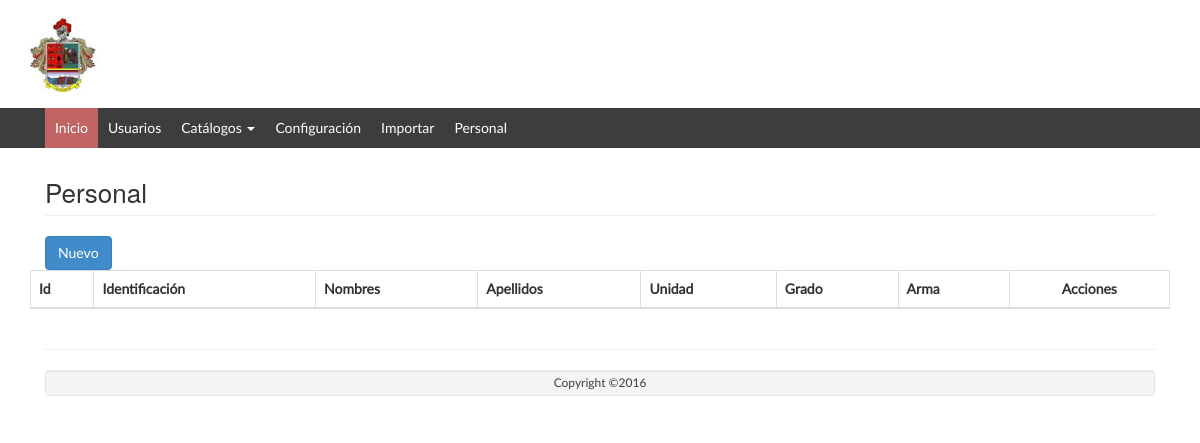
Before: /Persona/listar/ with the older database file.
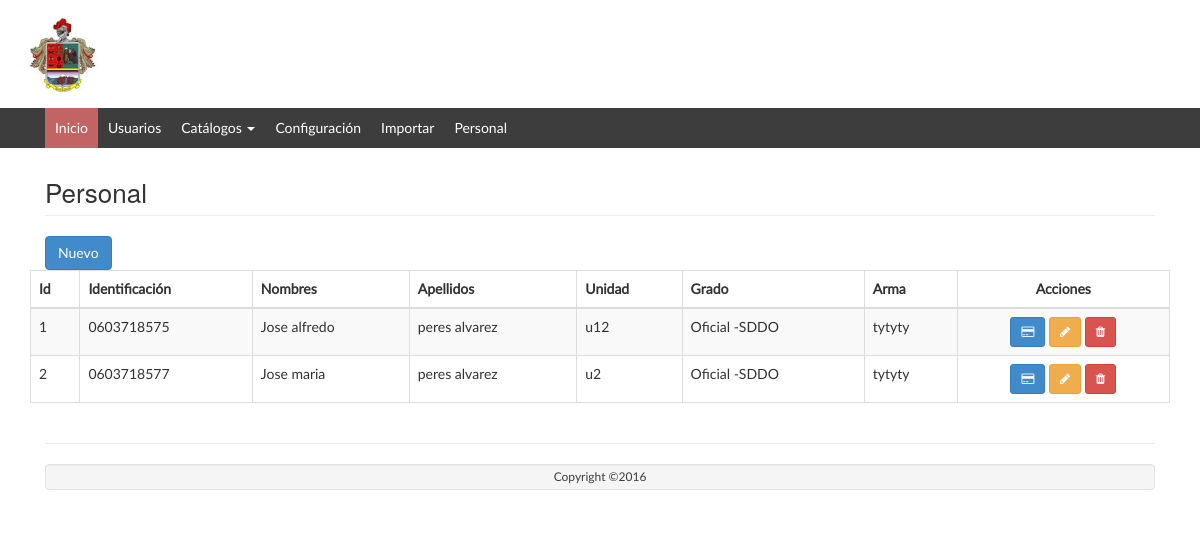
After: the same page with the newer database file.
### tables this page shows
CREATE TABLE `persona` (
  `id` int(11) NOT NULL AUTO_INCREMENT,
  `tipo_persona_id` int(11) NOT NULL,
  `unidad_id` int(11) NOT NULL,
  `grado_persona_id` int(11) NOT NULL,
  `identificacion` varchar(10) NOT NULL,
  `nombres` varchar(128) NOT NULL,
  `apellidos` varchar(128) NOT NULL,
  `arma` varchar(45) DEFAULT NULL,
  `telefono` varchar(10) DEFAULT NULL,
  `celular` varchar(10) DEFAULT NULL,
  `tarjeta` tinyint(4) NOT NULL DEFAULT '0',
  `usuario_id` int(11) DEFAULT '0',
  `activo` int(11) NOT NULL DEFAULT '1',
  PRIMARY KEY (`id`),
  KEY `fk_persona_unidad1_idx` (`unidad_id`),
  KEY `fk_persona_grado_persona1_idx` (`grado_persona_id`),
  KEY `fk_persona_tipo_persona1_idx` (`tipo_persona_id`),
  CONSTRAINT `fk_persona_grado_persona1` FOREIGN KEY (`grado_persona_id`) REFERENCES `grado_persona` (`id`) ON DELETE NO ACTION ON UPDATE NO ACTION,
  CONSTRAINT `fk_persona_tipo_persona1` FOREIGN KEY (`tipo_persona_id`) REFERENCES `tipo_persona` (`id`) ON DELETE NO ACTION ON UPDATE NO ACTION,
  CONSTRAINT `fk_persona_unidad1` FOREIGN KEY (`unidad_id`) REFERENCES `unidad` (`id`) ON DELETE NO ACTION ON UPDATE NO ACTION
);

CREATE TABLE `unidad` (
  `id` int(11) NOT NULL AUTO_INCREMENT,
  `nombre` varchar(128) NOT NULL,
  `descripcion` varchar(256) NOT NULL,
  `abreviatura` varchar(64) NOT NULL,
  `num_conscriptos` int(11) DEFAULT '0',
  `activo` tinyint(4) NOT NULL DEFAULT '1',
  `hora_inicio` time NOT NULL,
  `hora_fin` time NOT NULL,
  PRIMARY KEY (`id`)
);

CREATE TABLE `tipo_persona` (
  `id` int(11) NOT NULL AUTO_INCREMENT,
  `nombre` varchar(128) NOT NULL,
  `descripcion` varchar(256) NOT NULL,
  `activo` tinyint(4) NOT NULL DEFAULT '1',
  PRIMARY KEY (`id`)
);

CREATE TABLE `grado_persona` (
  `id` int(11) NOT NULL AUTO_INCREMENT,
  `nombre` varchar(128) NOT NULL,
  `descripcion` varchar(256) NOT NULL,
  `abreviatura` varchar(64) NOT NULL,
  `activo` tinyint(4) NOT NULL DEFAULT '1',
  PRIMARY KEY (`id`)
);

### app/controllers/PersonaController.php (called while the page is built, shortened)
<?php
require_once (PATH_MODELS . "/PersonaModel.php");
class PersonaController {
	public function listar() {
		$model = new PersonaModel();
		$datos = $model->getlistadoPersona();
		require_once PATH_VIEWS."/Persona/view.list.php";
	}
}

### index.php (called while the page is built, shortened)
<?php
if(isset($_GET['action'])){
	$redirect = ($_GET['action']!='')?$_GET['action']:"listar";
}
$controller = new $controllerName();
$controller->$redirect();
?>

### public/views/Persona/index.php (called while the page is built, shortened)
<?php
require_once("../../../index.php");
?>

### app/models/PersonaModel.php (called while the page is built, shortened)
<?php
require_once(PATH_MODELS."/BaseModel.php");
class PersonaModel {
	public function getlistadoPersona(){
		$model = new BaseModel();
		$sql = "select p.id, p.identificacion, p.nombres, p.apellidos, p.arma, u.abreviatura as unidad, g.abreviatura as grado, t.nombre from persona as p
				inner join unidad as u on u.id = p.unidad_id
				inner join grado_persona as g on g.id = p.grado_persona_id
				inner join tipo_persona as t on t.id = p.tipo_persona_id
				where p.activo = 1";
		return $model->execSql($sql, array(),true);
	}
}

### app/models/BaseModel.php (called while the page is built, shortened)
<?php
class BaseModel
{
	private $pdo;
	private function openConexion(){
		try{
			$this->pdo = new PDO('mysql:host='.HOSTNAME_DATABASE.';dbname='.DATABASE.';charset=utf8', USERNAME, PASSWORD);
			$this->pdo->setAttribute(PDO::ATTR_ERRMODE, PDO::ERRMODE_EXCEPTION);
		}
		catch(Exception $e){
			die($e->getMessage());
		}
	}
	private function closeConexion(){
		$this->pdo =  null;
	}
	public function execSql($sql,$parameters, $list = false, $obtainId = false){
		try	{
			$stm = $this->pdo->prepare($sql);
			$stm->execute($parameters);
			if($obtainId){
				$result = $this->pdo->lastInsertId();
			} else {
				if($list){
					$result = $stm->fetchAll(PDO::FETCH_OBJ);
				} else {
					$result = $stm->fetch(PDO::FETCH_OBJ);
				}
			}
		}catch(Exception $e){
			die($e->getMessage());
		}
		return $result;
	}
}

### public/views/Persona/view.list.php (the view, shortened to what this page needs)
<?php include_once PATH_TEMPLATE.'/header.php';?>
<div class="row">
	<div class="col-lg-12">
    	<h1 class="page-header">Personal</h1>
   	</div>
</div>
<div class="row">
	<div class="col-lg-12">
		<button class="btn btn-primary" id="modalOpen">
			<i class="glyphicon glyphicon-plus"></i> Nuevo
		</button>
	</div>
	<table class="table table-striped table-bordered table-hover" id="dataTables-example">
    <thead>
	    <tr>
	   		<th>Id</th>
	    	<th>Identificación</th>
		    <th>Nombres</th>
		    <th>Apellidos</th>
		    <th>Unidad</th>
		    <th>Grado</th>
		    <th>Arma</th>
		    <th style="text-align: center;">Acciones</th>
	    </tr>
    </thead>
    <tbody>
    	<?php foreach ($datos as $item) {
    		echo "<tr><td>".$item->id."</td>";
    		echo "<td>".$item->identificacion."</td>";
    		echo "<td>".$item->nombres."</td>";
    		echo "<td>".$item->apellidos."</td>";
    		echo "<td>".$item->unidad."</td>";
    		echo "<td>".$item->nombre." -".$item->grado." </td>";
    		echo "<td>".$item->arma."</td>";
    		echo "<td align='center'>
					<a href='javascript: loadModal(".$item->id.")' class='btn btn-primary btn-sm' title='Generar Tarjeta' ><i class='fa fa-credit-card'></i></a>
					<a href='javascript: loadModal(".$item->id.")' class='btn btn-warning btn-sm' title='Editar' ><i class='fa fa-pencil'></i></a>
					<a href='javascript:if(confirm(\"Está seguro que desea eliminar el elemento seleccionado?\")){redirect(".$item->id.");}' class='btn btn-danger btn-sm' title='Eliminar'><i class='fa fa-trash'></i></a>
				</td>";
    	}?>
    </tbody>
    </table>
</div>
<?php include_once PATH_TEMPLATE.'/footer.php';?>
<link href="<?php echo PATH_CSS; ?>/dataTables.bootstrap.css" rel="stylesheet">
<link href="<?php echo PATH_CSS; ?>/bootstrapValidator.min.css" rel="stylesheet">
</body>
</html>

Changed rows visible on the page:
added persona: id "1", identificacion "0603718575", nombres "Jose alfredo", apellidos "peres alvarez", unidad.abreviatura "u12", tipo_persona.nombre "Oficial", grado_persona.abreviatura "SDDO", arma "tytyty"
added persona: id "2", identificacion "0603718577", nombres "Jose maria", apellidos "peres alvarez", unidad.abreviatura "u2", tipo_persona.nombre "Oficial", grado_persona.abreviatura "SDDO", arma "tytyty"
